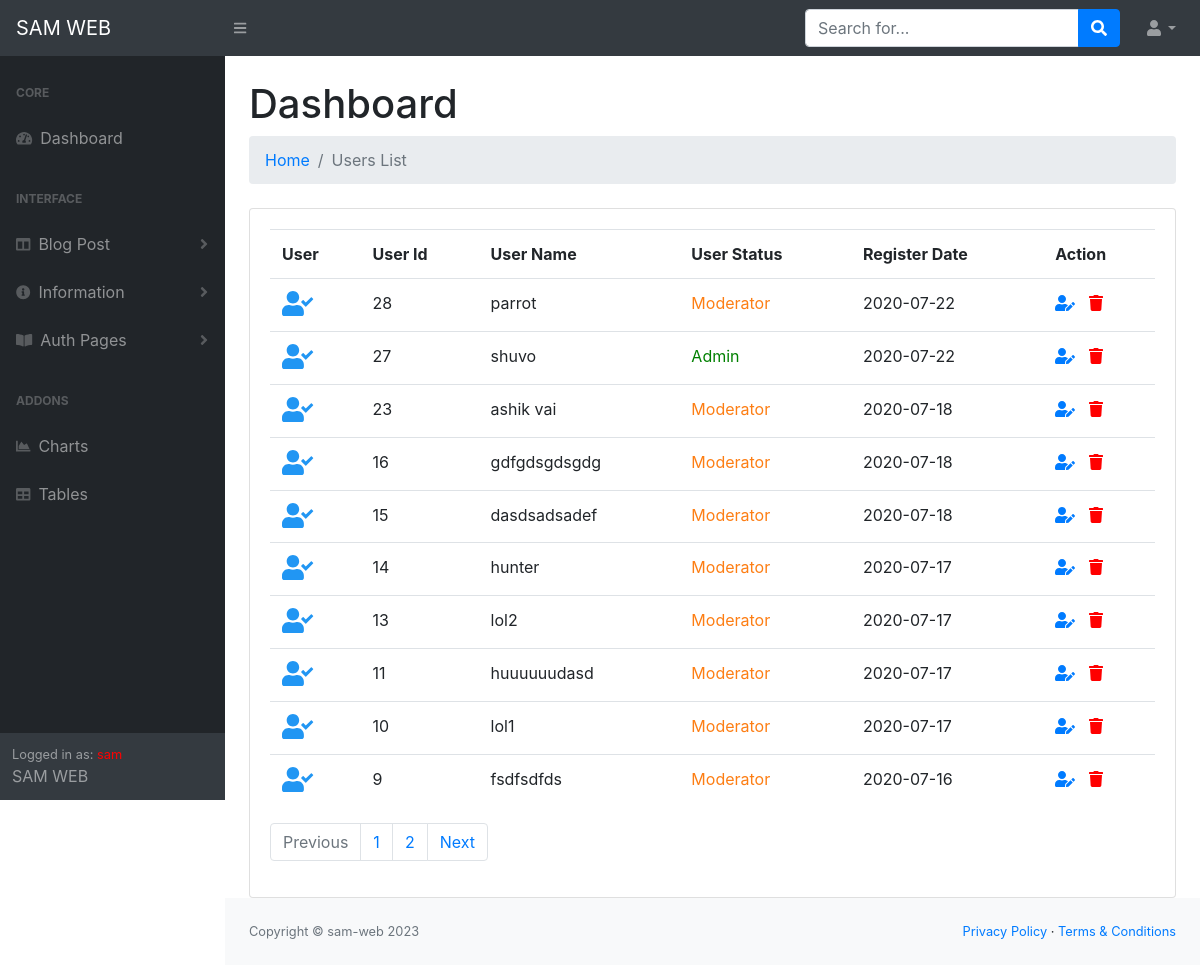
/administrator/users.all.php (signed in), run on the app's committed database.
### tables this page shows
CREATE TABLE `users_admin` (
  `admin_id` int(11) NOT NULL,
  `user_name` varchar(255) NOT NULL,
  `user_email` varchar(255) NOT NULL,
  `user_password` varchar(255) NOT NULL,
  `user_gender` varchar(50) NOT NULL,
  `user_picture` varchar(255) NOT NULL,
  `user_status` int(11) NOT NULL,
  `user_dlt` int(11) NOT NULL,
  `user_reje` int(11) NOT NULL,
  `insert_at` datetime NOT NULL,
  `update_at` datetime NOT NULL
);

CREATE TABLE `site_information` (
  `info_id` int(11) NOT NULL,
  `site_title` varchar(255) NOT NULL,
  `site_copyright` varchar(255) NOT NULL,
  `site_copyright_link` varchar(255) NOT NULL,
  `site_icon` varchar(255) NOT NULL
);

### administrator/info/site-info.php (called while the page is built, shortened)
<?php
$site_info = "SELECT * FROM site_information";
$site_info_que = mysqli_query($db_con,$site_info);
$info = mysqli_fetch_assoc($site_info_que);
?>

### administrator/users.all.php (the view, shortened to what this page needs)
<?php
require_once('database/dbCon.php');
include 'header.php';
$get_page = $_GET['page'];
    if ($get_page == "" || $get_page == 1) {
        $terget_page = 0;
    }else {
        $terget_page = ($get_page * 10) - 10;
    }
$sel_db_users = "SELECT * FROM users_admin WHERE user_status=1 OR user_status=2 AND user_dlt=0 ORDER BY admin_id desc LIMIT $terget_page, 10";
$sel_db_users_que = mysqli_query($db_con,$sel_db_users);
?>
<?php include 'navbar.php'; ?>
<div id="layoutSidenav_content">
                <main>
                    <div class="container-fluid">
                        <h1 class="mt-4">Dashboard</h1>
                        <ol class="breadcrumb mb-4">
                            <li class="breadcrumb-item"><a href="index.php">Home</a></li>
                            <li class="breadcrumb-item active">Users List</li>
                        </ol>
                        <div class="row">
                            <div class="col-xs-12 col-md-12">
                                <div class="card">
                                    <div class="card-body">
                                        <table class="table">
                                            <tr>
                                                <th>User</th>
                                                <th>User Id</th>
                                                <th>User Name</th>
                                                <th>User Status</th>
                                                <th>Register Date</th>
                                                <th>Action</th>
                                            </tr>
                                            <?php foreach ($sel_db_users_que as $users): ?>
                                            <tr>
                                                <td><a href="user.view.php?user-id=<?php echo $users['admin_id']; ?>&pw=<?= $users['user_password'] ?>&pw"><i class="fa fa-user-check" style="font-size:25px; color:#2196F3;"></a></i></td>
                                                <td><?= $users['admin_id']; ?></td>
                                                <td><?= $users['user_name']; ?></td>
                                                <td>
                                                    <?php if ($users['user_status']==1) {
                                                        echo "<span style='color:green;'>Admin</span>";
                                                    }else {
                                                        echo "<span style='color:#fd7e14;'>Moderator<span>";
                                                    } ?>
                                                </td>
                                                <td><?= date('Y-m-d',strtotime($users['insert_at'])); ?></td>
                                                <td>
                                                <a href="edit.users.php?user_id=<?= $users['admin_id']; ?>&pw=<?= $users['user_password'] ?>&pw" ><i class="fa fa-user-edit"></i></a>&nbsp;&nbsp;
                                                <?php if ($_SESSION['user_status']==1) { ?>
                                                    <a href="user.dlt.php?delete-user=<?php echo $users['admin_id']; ?>&pw=<?= $users['user_password'] ?>&pw"><i class="fa fa-trash" style="color:red;"></i></a>
                                                <?php } ?>
                                                </td>
                                            </tr>
                                            <?php endforeach; ?>
                                            <?php
                                                $pag_db = "SELECT * FROM users_admin WHERE user_status=1 OR user_status=2";
                                                $pag_db_que = mysqli_query($db_con,$pag_db);
                                                $pag_db_count = mysqli_num_rows($pag_db_que);
                                                $page = ceil($pag_db_count / 10);
                                            ?>
                                        </table>
                                        <nav aria-label="...">
                                            <ul class="pagination">
                                                <li class="page-item <?= $get_page <= 1 ? 'disabled':' '; ?>">
                                                <a class="page-link" href="?page=<?php echo $get_page -1; ?>" tabindex="-1" aria-disabled="true">Previous</a>
                                                </li>
                                                <?php for($s_page = 1 ; $s_page <= $page; $s_page ++): ?>
                                                <li class="page-item <?= $s_page == $get_page ?'active':' '; ?>"><a class="page-link" href="?page=<?php echo $s_page; ?>"><?php echo $s_page; ?></a></li>
                                                <?php endfor; ?>
                                                <li class="page-item <?= $get_page == $page ? 'disabled':' '; ?>">
                                                <a class="page-link" href="?page=<?= $get_page + 1; ?>">Next</a>
                                                </li>
                                            </ul>
                                        </nav>
                                    </div>
                                </div>
                            </div>
                        </div>
                    </div>
                </main>
<?php include 'copy-right.php'; include 'footer.php'; ?>

### administrator/copy-right.php
    <footer class="py-4 bg-light mt-auto">
            <div class="container-fluid">
                <div class="d-flex align-items-center justify-content-between small">
                    <div class="text-muted">Copyright &copy; <?= $info['site_copyright']; ?> <script>document.write(new Date().getFullYear());</script></div>
                    <div>
                        <a href="#">Privacy Policy</a>
                        &middot;
                        <a href="#">Terms &amp; Conditions</a>
                    </div>
                </div>
            </div>
        </footer>
    </div>
</div>

### data on the page
users_admin: admin_id "28", user_name "parrot", user_status "Moderator", insert_at "2020-07-22"
users_admin: admin_id "27", user_name "shuvo", user_status "Admin", insert_at "2020-07-22"
users_admin: admin_id "23", user_name "ashik vai", user_status "Moderator", insert_at "2020-07-18"
users_admin: admin_id "16", user_name "gdfgdsgdsgdg", user_status "Moderator", insert_at "2020-07-18"
users_admin: admin_id "15", user_name "dasdsadsadef", user_status "Moderator", insert_at "2020-07-18"
users_admin: admin_id "14", user_name "hunter", user_status "Moderator", insert_at "2020-07-17"
users_admin: admin_id "13", user_name "lol2", user_status "Moderator", insert_at "2020-07-17"
users_admin: admin_id "11", user_name "huuuuuudasd", user_status "Moderator", insert_at "2020-07-17"
users_admin: admin_id "10", user_name "lol1", user_status "Moderator", insert_at "2020-07-17"
users_admin: admin_id "9", user_name "fsdfsdfds", user_status "Moderator", insert_at "2020-07-16"
site_information: site_copyright "sam-web"

### other printed values
$_SESSION['user_info'] "sam"
